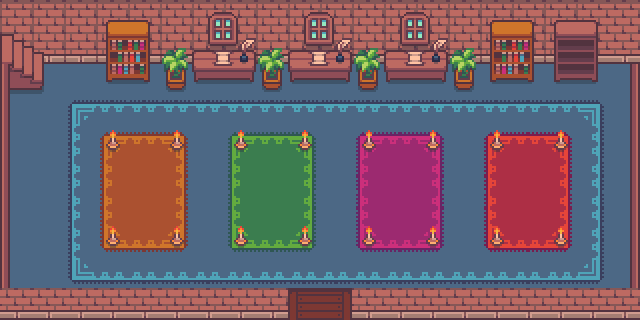

A level layout from a 2D game, rendered from its tile map. Below: a short description, then the map file with its tile-grid data intact:
An orthogonal 20x10 tile map with 32x32 px tiles, 3 tile layers (Ground, Object, Above).

<map version="1.10" tiledversion="1.11.2" orientation="orthogonal" renderorder="right-down" width="20" height="10" tilewidth="32" tileheight="32" infinite="0" nextlayerid="4" nextobjectid="1">
 <tileset firstgid="1" source="../Main City Map/Fantasy RPG Interior Pack (32x32 grid).tsx" />
 <layer id="1" name="Ground" width="20" height="10">
  <data encoding="csv">
28,28,28,28,28,28,28,28,28,28,28,28,28,28,28,28,28,28,28,29,
60,60,60,60,60,60,60,60,60,60,60,60,60,60,60,60,60,60,60,61,
977,977,977,977,977,977,977,977,977,977,977,977,977,977,977,977,977,977,977,977,
977,977,977,977,977,977,977,977,977,977,977,977,977,977,977,977,977,977,977,977,
977,977,977,977,977,977,977,977,977,977,977,977,977,977,977,977,977,977,977,977,
977,977,977,977,977,977,977,977,977,977,977,977,977,977,977,977,977,977,977,977,
977,977,977,977,977,977,977,977,977,977,977,977,977,977,977,977,977,977,977,977,
977,977,977,977,977,977,977,977,977,977,977,977,977,977,977,977,977,977,977,977,
977,977,977,977,977,977,977,977,977,977,977,977,977,977,977,977,977,977,977,977,
977,977,977,977,977,977,977,977,977,977,977,977,977,977,977,977,977,977,977,977
</data>
 </layer>
 <layer id="3" name="Object" width="20" height="10">
  <data encoding="csv">
0,0,0,399,400,0,219,220,0,219,220,0,219,220,0,399,400,393,394,0,
213,214,0,431,432,0,251,252,0,251,252,0,251,252,0,431,432,425,426,0,
245,246,0,463,464,0,0,0,0,0,0,0,0,0,0,463,464,457,458,0,
0,0,944,945,945,945,945,945,945,945,945,945,945,945,945,945,945,945,946,0,
0,0,976,935,936,937,0,938,939,940,0,941,942,943,0,929,930,931,978,0,
0,0,976,967,968,969,0,970,971,972,0,973,974,975,0,961,962,963,978,0,
0,0,976,967,968,969,0,970,971,972,0,973,974,975,0,961,962,963,978,0,
0,0,976,999,1000,1001,0,1002,1003,1004,0,1005,1006,1007,0,993,994,995,978,0,
0,0,1008,1009,1009,1009,1009,1009,1009,1009,1009,1009,1009,1009,1009,1009,1009,1009,1010,0,
61,61,61,61,61,61,61,61,61,61,61,61,61,61,61,61,61,61,61,61
</data>
 </layer>
 <layer id="2" name="Above" width="20" height="10">
  <data encoding="csv">
0,0,0,0,0,0,0,0,0,0,0,0,0,0,0,0,0,0,0,0,
0,0,0,0,0,408,551,552,408,551,552,408,551,552,408,0,0,0,0,0,
33,0,0,0,0,440,583,584,440,583,584,440,583,584,440,0,0,0,0,35,
33,0,0,0,0,0,0,0,0,0,0,0,0,0,0,0,0,0,0,35,
33,0,0,477,0,477,0,477,0,477,0,477,0,477,0,477,0,477,0,35,
33,0,0,0,0,0,0,0,0,0,0,0,0,0,0,0,0,0,0,35,
33,0,0,0,0,0,0,0,0,0,0,0,0,0,0,0,0,0,0,35,
33,0,0,477,0,477,0,477,0,477,0,477,0,477,0,477,0,477,0,35,
33,0,0,0,0,0,0,0,0,0,0,0,0,0,0,0,0,0,0,35,
0,0,0,0,0,0,0,0,0,13,15,0,0,0,0,0,0,0,0,0
</data>
 </layer>
</map>
